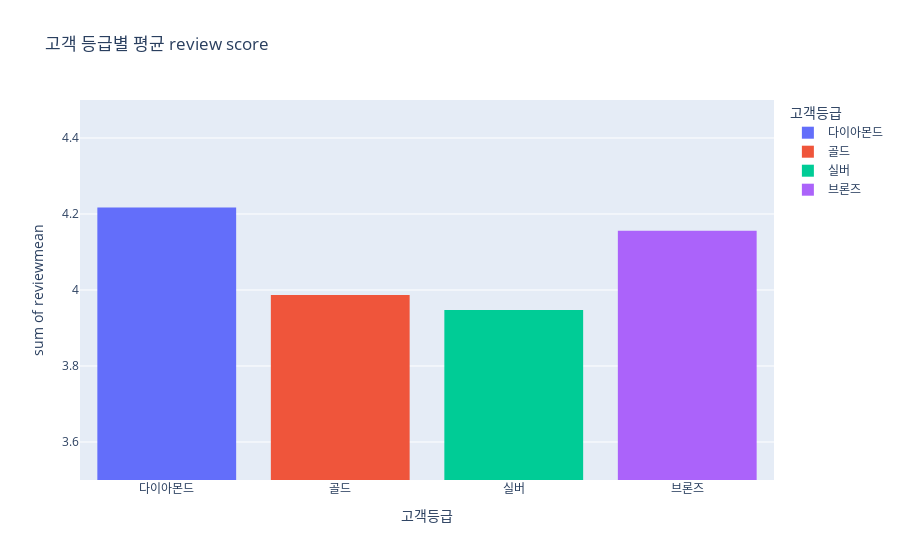

The cell this chart's notebook holds for it:
### Code cell
fig = px.histogram(dfrvscore, x="고객등급", y="reviewmean", color="고객등급", title="고객 등급별 평균 review score")
fig.update_layout(yaxis=dict(range=[3.5, 4.5]))
fig.show()

### Figure 1 — Plotly figure (JSON) as saved in the notebook; plotly's stock layout.template omitted (floating-point values rounded to 4 significant figures)
{"data": [{"alignmentgroup": "True", "bingroup": "x", "histfunc": "sum", "hovertemplate": "고객등급=%{x}<br>sum of reviewmean=%{y}<extra></extra>", "legendgroup": "다이아몬드", "marker": {"color": "#636efa", "pattern": {"shape": ""}}, "name": "다이아몬드", "offsetgroup": "다이아몬드", "orientation": "v", "showlegend": true, "type": "histogram", "x": ["다이아몬드"], "xaxis": "x", "y": [4.217], "yaxis": "y"}, {"alignmentgroup": "True", "bingroup": "x", "histfunc": "sum", "hovertemplate": "고객등급=%{x}<br>sum of reviewmean=%{y}<extra></extra>", "legendgroup": "골드", "marker": {"color": "#EF553B", "pattern": {"shape": ""}}, "name": "골드", "offsetgroup": "골드", "orientation": "v", "showlegend": true, "type": "histogram", "x": ["골드"], "xaxis": "x", "y": [3.987], "yaxis": "y"}, {"alignmentgroup": "True", "bingroup": "x", "histfunc": "sum", "hovertemplate": "고객등급=%{x}<br>sum of reviewmean=%{y}<extra></extra>", "legendgroup": "실버", "marker": {"color": "#00cc96", "pattern": {"shape": ""}}, "name": "실버", "offsetgroup": "실버", "orientation": "v", "showlegend": true, "type": "histogram", "x": ["실버"], "xaxis": "x", "y": [3.947], "yaxis": "y"}, {"alignmentgroup": "True", "bingroup": "x", "histfunc": "sum", "hovertemplate": "고객등급=%{x}<br>sum of reviewmean=%{y}<extra></extra>", "legendgroup": "브론즈", "marker": {"color": "#ab63fa", "pattern": {"shape": ""}}, "name": "브론즈", "offsetgroup": "브론즈", "orientation": "v", "showlegend": true, "type": "histogram", "x": ["브론즈"], "xaxis": "x", "y": [4.156], "yaxis": "y"}], "layout": {"barmode": "relative", "legend": {"title": {"text": "고객등급"}, "tracegroupgap": 0}, "title": {"text": "고객 등급별 평균 review score"}, "xaxis": {"anchor": "y", "categoryarray": ["다이아몬드", "골드", "실버", "브론즈"], "categoryorder": "array", "domain": [0, 1], "title": {"text": "고객등급"}}, "yaxis": {"anchor": "x", "domain": [0, 1], "range": [3.5, 4.5], "title": {"text": "sum of reviewmean"}}}}
